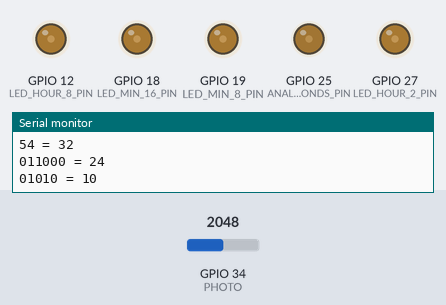
This program was run on a simulated ESP32. On the bench: output pins drawn as LEDs (lit = HIGH), the last lines printed to the serial monitor. Inputs (shaded band) come from the test bench; at power-on: GPIO 34 (PHOTO) = 2048. WiFi joins after 1.5 s; servers stay silent unless stated; the local clock reads 2024-03-15 10:24:30 at power-on unless the program sets it; pins used as bus, display or sensor lines are not drawn.

Above: at 2.7 s.
2.8 s: GPIO 34 (PHOTO) set to 1999
At 3.3 s:
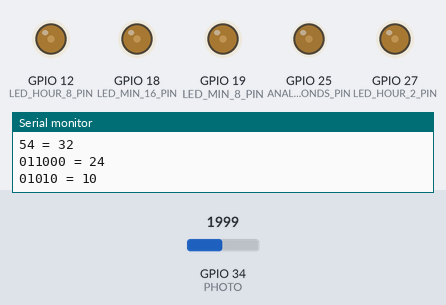
6.8 s: GPIO 34 (PHOTO) set to 1228
At 7.3 s:
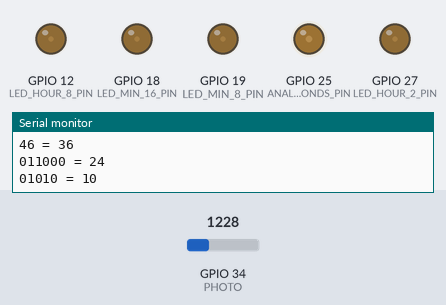
10.8 s: GPIO 34 (PHOTO) set to 3603
At 12.1 s:
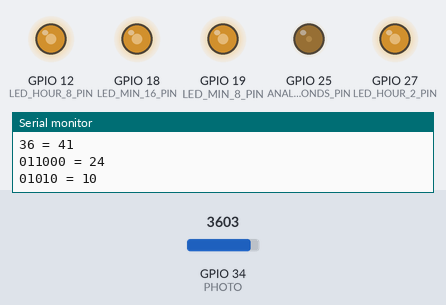
14.8 s: GPIO 34 (PHOTO) set to 1960
At 30.7 s:
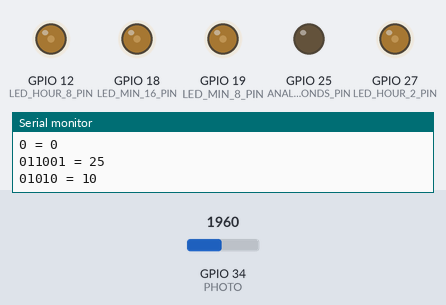
Timing chart, 0 to 31.0 s (numbered marks = the images above; inputs shaded):
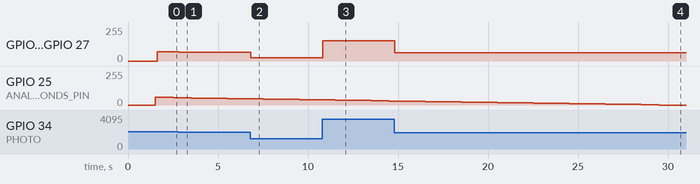

The program:

main.cpp
```cpp
#include <Arduino.h>
#include <time.h>

#include <WiFi.h>
#include <DNSServer.h>
#include <WebServer.h>
#include <WiFiManager.h>

const bool continuousWifi = true;
const char *ntpServer = "de.pool.ntp.org";
const char *TZ_INFO = "CET-1CEST-2,M3.5.0/02:00:00,M10.5.0/03:00:00";
const int updateDelay_sec = 28000;
struct tm timeinfo;
time_t currentTime;
time_t nextUpdateTime;

//PWM channels
#define LED_PWM_CHANNEL 0
#define ANALOGUE_DISPLAY_CHANNEL 1
#define ANALOGUE_BACKLIGHT_CHANNEL 2

//Analogue display backlight hysteresis 0-4095
#define ANALOGUE_BACKLIGHT_ON_LIMIT 2000
#define ANALOGUE_BACKLIGHT_OFF_LIMIT 2500

//Led Brightness
uint8_t LED_BRIGHTNESS = 96;
#define LED_BRIGHTNESS_MIN 8
#define LED_BRIGHTNESS_MAX 180
#define LED_BRIGHTNESS_MIN_PWM 950

//Minutes LEDs
#define LED_MIN_1_PIN 23
#define LED_MIN_2_PIN 22
#define LED_MIN_4_PIN 21
#define LED_MIN_8_PIN 19
#define LED_MIN_16_PIN 18
#define LED_MIN_32_PIN 2
#define LED_MIN_SIZE 6
const int minuteLeds[LED_MIN_SIZE] = {LED_MIN_1_PIN, LED_MIN_2_PIN, LED_MIN_4_PIN, LED_MIN_8_PIN, LED_MIN_16_PIN, LED_MIN_32_PIN};
//const int minuteLeds[LED_MIN_SIZE] = {LED_MIN_32_PIN, LED_MIN_16_PIN, LED_MIN_8_PIN, LED_MIN_4_PIN, LED_MIN_2_PIN, LED_MIN_1_PIN};

//Hours LEDs
#define LED_HOUR_1_PIN 26
#define LED_HOUR_2_PIN 27
#define LED_HOUR_4_PIN 14
#define LED_HOUR_8_PIN 12
#define LED_HOUR_16_PIN 13
#define LED_HOUR_SIZE 5
const int hourLeds[LED_HOUR_SIZE] = {LED_HOUR_1_PIN, LED_HOUR_2_PIN, LED_HOUR_4_PIN, LED_HOUR_8_PIN, LED_HOUR_16_PIN};
//const int hourLeds[LED_HOUR_SIZE] = {LED_HOUR_16_PIN, LED_HOUR_8_PIN, LED_HOUR_4_PIN, LED_HOUR_2_PIN, LED_HOUR_1_PIN};

//Seconds analogue display
#define ANALOGUE_SECONDS_PIN 25
#define ANALOGUE_BACKLIGHT_PIN 4
int8_t pwm = 0;
int8_t pwm_olli = 0;

//photoresistor
#define PHOTO 34

//webserver
WebServer server(80);
uint16_t lastUpdateTime = 0;

//flags
bool updateTimeFlag;
bool updateDisplayFlag;

//tasks
TaskHandle_t syncRTCTask;
TaskHandle_t displayTask;
TaskHandle_t brightnessTask;

//queues
const TickType_t QueueDelay = 100 / portTICK_PERIOD_MS;
QueueHandle_t updateTimeQueue;
QueueHandle_t updateDisplayQueue;

//expose to compiler
void syncRTCLoop(void *parameter);
void displayLoop(void *parameter);
void brightnessLoop(void *parameter);

//helpers
int8_t timeToInt(struct tm *timeinfo, const char *format);
void displaySeconds(int currentSeconds);
void assignNumToLeds(int num, const int *leds, const int s);
void syncTime();
void showWebTime();
void showLastUpdate();

void setup()
{
  Serial.begin(115200);
  WiFi.setHostname("Meterclock");

  if (continuousWifi)
  {
    WiFiManager wifiManager;
    wifiManager.autoConnect("MeterClock");

    server.begin();
    Serial.println("HTTP Server gestartet (80)");
    server.on("/", showWebTime);
    server.on("/lastupdate", showLastUpdate);
  }

  syncTime();

  //setup pwm channels
  ledcSetup(LED_PWM_CHANNEL, 4000, 8);
  ledcSetup(ANALOGUE_DISPLAY_CHANNEL, 4000, 8);
  ledcSetup(ANALOGUE_BACKLIGHT_CHANNEL, 4000, 8);
  ledcAttachPin(ANALOGUE_SECONDS_PIN, ANALOGUE_DISPLAY_CHANNEL);

  //init queues
  updateTimeQueue = xQueueCreate(1, sizeof(bool));
  updateDisplayQueue = xQueueCreate(1, sizeof(bool));

  //init tasks
  xTaskCreatePinnedToCore(syncRTCLoop, "syncRTC", 2560, NULL, 0, &syncRTCTask, 1);
  xTaskCreatePinnedToCore(displayLoop, "display", 2048, NULL, 0, &displayTask, 1);
  xTaskCreatePinnedToCore(brightnessLoop, "brightness", 1024, NULL, 0, &brightnessTask, 1);
}

void loop()
{
  updateTimeFlag = true;
  updateDisplayFlag = true;

  if (!getLocalTime(&timeinfo))
  {
    Serial.println("Failed to obtain time");
  }
  time(&currentTime);

  //rtc sync cycle
  if (currentTime >= nextUpdateTime)
  {
    //send update time flag
    xQueueSend(updateTimeQueue, &updateTimeFlag, QueueDelay);
  }
  //send update display flag
  xQueueSend(updateDisplayQueue, &updateDisplayFlag, QueueDelay);

  server.handleClient();
  delay(1000);
}

void syncRTCLoop(void *parameter)
{
  bool updateTimeFlag = false;

  for (;;)
  {
    //wait for update time flag
    if (xQueueReceive(updateTimeQueue, &updateTimeFlag, portMAX_DELAY))
    {
      syncTime();
    }

    delay(100);
  }
}

void displayLoop(void *parameter)
{
  bool updateDisplayFlag = false;

  for (;;)
  {
    if (xQueueReceive(updateDisplayQueue, &updateDisplayFlag, portMAX_DELAY))
    {
      displaySeconds(timeToInt(&timeinfo, "%S"));
      assignNumToLeds(timeToInt(&timeinfo, "%M"), minuteLeds, LED_MIN_SIZE);
      assignNumToLeds(timeToInt(&timeinfo, "%H"), hourLeds, LED_HOUR_SIZE);
    }
  }
}

void syncTime()
{
  Serial.print("Time before sync: ");
  Serial.println(&timeinfo, "%A, %B %d %Y %H:%M:%S");
  Serial.println("synchronizing rtc to ntp ...");
  if (!continuousWifi)
  {
    WiFiManager wifiManager;
    wifiManager.autoConnect("MeterClock");
  }

  configTzTime(TZ_INFO, ntpServer);

  if (!getLocalTime(&timeinfo))
  {
    Serial.println("Failed to obtain time");
  }
  else
  {
    time(&currentTime);
    lastUpdateTime = millis();
  }

  if (!continuousWifi)
  {
    WiFi.disconnect(true);
    WiFi.mode(WIFI_OFF);
  }

  Serial.println("time synchronized.");

  nextUpdateTime = currentTime + updateDelay_sec;

  Serial.print("Time after sync: ");
  Serial.println(&timeinfo, "%A, %B %d %Y %H:%M:%S");
}

void brightnessLoop(void *parameter)
{
  int photoValue;
  for (;;)
  {
    //read photo resitor
    photoValue = analogRead(PHOTO);

    //led brightness
    if (photoValue < LED_BRIGHTNESS_MIN_PWM)
    {
      photoValue = LED_BRIGHTNESS_MIN_PWM;
    }
    LED_BRIGHTNESS = map(photoValue, LED_BRIGHTNESS_MIN_PWM, 4095, LED_BRIGHTNESS_MIN, LED_BRIGHTNESS_MAX);
    ledcWrite(LED_PWM_CHANNEL, LED_BRIGHTNESS);

    //analogue backlight
    ledcWrite(ANALOGUE_BACKLIGHT_CHANNEL, 255);
    if (photoValue < ANALOGUE_BACKLIGHT_ON_LIMIT)
    {
      ledcAttachPin(ANALOGUE_BACKLIGHT_PIN, ANALOGUE_BACKLIGHT_CHANNEL);
    }
    if (photoValue > ANALOGUE_BACKLIGHT_OFF_LIMIT)
    {
      ledcDetachPin(ANALOGUE_BACKLIGHT_PIN);
    }

    delay(100);
  }
}

void showWebTime()
{
  char currentTimeString[50];
  strftime(currentTimeString, sizeof(currentTimeString), "%A, %B %d %Y %H:%M:%S", &timeinfo);
  server.send(200, "text/plain", currentTimeString);
}

void showLastUpdate(){
  String lastUpdate = String((millis()- lastUpdateTime)/60000, DEC);
  server.send(200, "text/plain", lastUpdate);
}

void handleNotFound()
{
  server.send(404, "text/plain", "File Not Found\n\n");
}

void displaySeconds(int currentSeconds)
{
  pwm = map(currentSeconds, 0, 59, 0, 255);
  if (pwm < 0)
  {
    pwm = pwm * -1;
  }

  //Ollis custom analoque display can't handle full 3v3. cut down to 'bout 0.7V
  pwm_olli = map(pwm, 0, 127, 0, 59);

  ledcWrite(ANALOGUE_DISPLAY_CHANNEL, pwm_olli);
  Serial.printf("%d = %d\n", pwm_olli, currentSeconds);
}

void assignNumToLeds(int num, const int *leds, const int s)
{
  for (int i = s - 1; i >= 0; i--)
  {
    if (bitRead(num, i) == 1)
    {
      ledcAttachPin(leds[i], LED_PWM_CHANNEL);
      Serial.print("1");
    }
    else
    {
      ledcDetachPin(leds[i]);
      Serial.print("0");
    }
  }

  Serial.print(" = ");
  Serial.println(num);
}

int8_t timeToInt(struct tm *timeinfo, const char *format)
{
  const char *f = format;
  if (!f)
  {
    f = "%c";
  }
  char buf[64];
  strftime(buf, 64, f, timeinfo);
  String s = buf;
  return s.toInt();
}
```

Measured:
- after the input at 2.8 s, GPIO 12 (LED_HOUR_8_PIN), GPIO 18 (LED_MIN_16_PIN), GPIO 19 (LED_MIN_8_PIN), GPIO 27 (LED_HOUR_2_PIN): 68/255 → 65/255 at once
- after the input at 6.8 s, GPIO 12 (LED_HOUR_8_PIN), GPIO 18 (LED_MIN_16_PIN), GPIO 19 (LED_MIN_8_PIN), GPIO 27 (LED_HOUR_2_PIN): 65/255 → 23/255 at once
- after the input at 10.8 s, GPIO 12 (LED_HOUR_8_PIN), GPIO 18 (LED_MIN_16_PIN), GPIO 19 (LED_MIN_8_PIN), GPIO 27 (LED_HOUR_2_PIN): 23/255 → 152/255 at once
- after the input at 14.8 s, GPIO 12 (LED_HOUR_8_PIN), GPIO 18 (LED_MIN_16_PIN), GPIO 19 (LED_MIN_8_PIN), GPIO 27 (LED_HOUR_2_PIN): 152/255 → 63/255 at once
